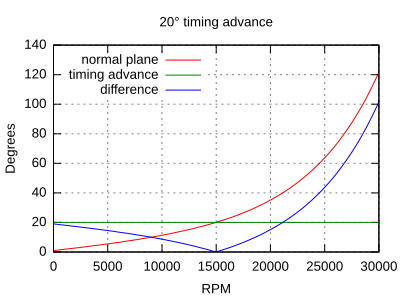

This figure's gnuplot source:
# http://gnuplot.respawned.com/
# Scale font and line width (dpi) by changing the size! It will always display stretched.
set terminal svg size 400,300 enhanced fname 'arial'  fsize 10 butt solid
set output 'out.svg'

# Key means label...
set key top left
set xlabel 'RPM'
set ylabel 'Degrees'
set title '20° timing advance'
set grid xtics mxtics ytics mytics
set xrange [0:30000]
set yrange [0:]
#set xtics 10
#set ytics 10

winding(x) = x / 1500
distortion(x) = 2 ** (x / 4500)
normal(x) = distortion(x) + winding(x)

timing(x) = 20

plot normal(x) title "normal plane", timing(x) title "timing advance", abs(timing(x) - normal(x)) title "difference"
